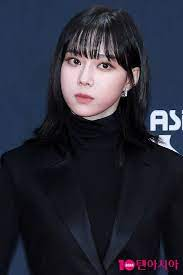
#> input picture 에스파윈터/에스파윈터1.jpg, 183 x 275 px, found by its file name; its folder holds only this picture in this run
$ python 1.1_img_video_test.py
#> lines starting #> are read from the running program, lines starting #| are printed output that depends on the picture
import cv2

# [40 lines of commented-out code are left out]


for i in range(1,101):
    img_file = f"/Users/kis/Documents/GitHub/Computer-vision-study/에스파윈터/에스파윈터{i}.jpg"
    save_file = f"/Users/kis/Documents/GitHub/Computer-vision-study/에스파윈터흑백/에스파윈터흑백{i}.jpg"

    img = cv2.imread(img_file)
#> img is the input picture: shape (275, 183, 3); mean B, G, R 56.7, 43, 42.1
    gray = cv2.cvtColor(img, cv2.COLOR_BGR2GRAY)
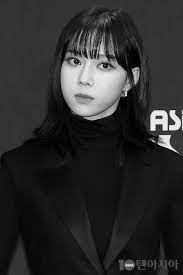
#> gray: shape (275, 183); min 0, max 254, mean 44.2
#> (the run stopped early here; a loop or call above may not have finished)
